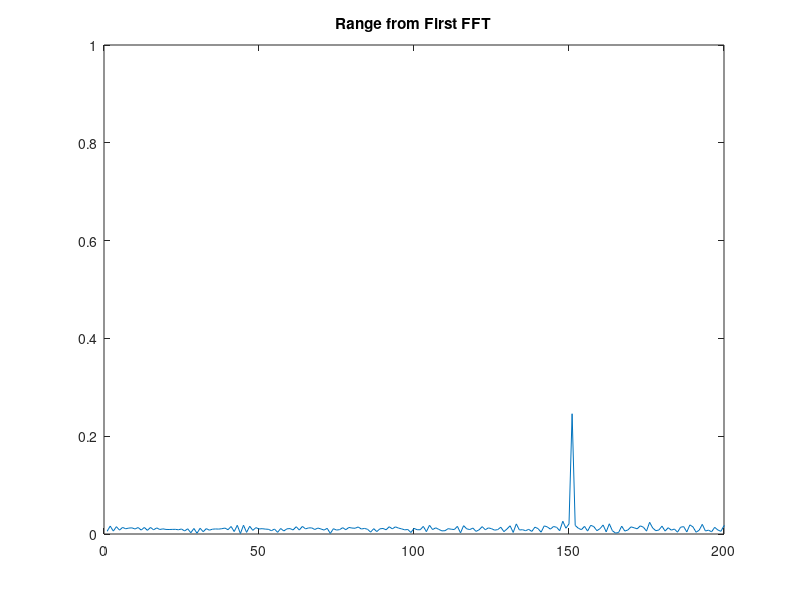
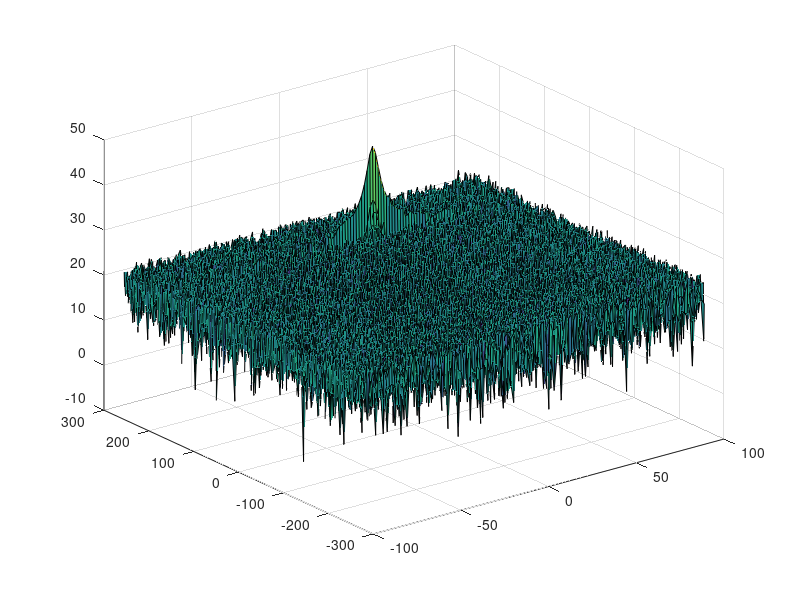

MATLAB code to generate these figures, in order: (Note: this script raises an error after producing the figures.)
clear all
clc;

%% Radar Specifications 
%%%%%%%%%%%%%%%%%%%%%%%%%%%
% Frequency of operation = 77GHz
% Max Range = 200m
% Range Resolution = 1 m
% Max Velocity = 100 m/s
%%%%%%%%%%%%%%%%%%%%%%%%%%%

%speed of light = 3e8
%% User Defined Range and Velocity of target
% *%TODO* :
% define the target's initial position and velocity. Note : Velocity
% remains contant

d_res = 1;
c = 3e8;
r_max = 200;

t_pos = 150; % meters
t_vel = 15; % m/s

%% FMCW Waveform Generation

% *%TODO* :
%Design the FMCW waveform by giving the specs of each of its parameters.
% Calculate the Bandwidth (B), Chirp Time (Tchirp) and Slope (slope) of the FMCW
% chirp using the requirements above.
B = c / (2 * d_res);
Tchirp = 5.5 * 2 * r_max / c;
slope = B / Tchirp;

%Operating carrier frequency of Radar 
fc= 77e9;             %carrier freq

                                                          
%The number of chirps in one sequence. Its ideal to have 2^ value for the ease of running the FFT
%for Doppler Estimation. 
Nd=128;                   % #of doppler cells OR #of sent periods % number of chirps

%The number of samples on each chirp. 
Nr=1024;                  %for length of time OR # of range cells

% Timestamp for running the displacement scenario for every sample on each
% chirp
t=linspace(0,Nd*Tchirp,Nr*Nd); %total time for samples


%Creating the vectors for Tx, Rx and Mix based on the total samples input.
Tx=zeros(1,length(t)); %transmitted signal
Rx=zeros(1,length(t)); %received signal
Mix = zeros(1,length(t)); %beat signal

%Similar vectors for range_covered and time delay.
r_t=zeros(1,length(t));
td=zeros(1,length(t));


%% Signal generation and Moving Target simulation
% Running the radar scenario over the time. 

for i=1:length(t)         
    
    
    % *%TODO* :
    %For each time stamp update the Range of the Target for constant velocity. 
    r_t(i) = t_pos + t_vel * t(i);
    td(i) = 2 * r_t(i) / c; 
    
    % *%TODO* :
    %For each time sample we need update the transmitted and
    %received signal. 
    Tx(i) = cos (2 * pi * (fc * t(i) + slope * (t(i)^2) / 2));
    t_diff = t(i) - td(i);
    Rx(i) = cos (2 * pi * (fc * t_diff + slope * (t_diff^2) / 2));
    
    % *%TODO* :
    %Now by mixing the Transmit and Receive generate the beat signal
    %This is done by element wise matrix multiplication of Transmit and
    %Receiver Signal
    Mix(i) = Tx(i) .* Rx(i);
    
end

%% RANGE MEASUREMENT


 % *%TODO* :
%reshape the vector into Nr*Nd array. Nr and Nd here would also define the size of
%Range and Doppler FFT respectively.
signal = reshape(Mix, Nr, Nd);

 % *%TODO* :
%run the FFT on the beat signal along the range bins dimension (Nr) and
%normalize.
sig_fft = fft(signal, Nr);
sig_fft = sig_fft / Nr;

 % *%TODO* :
% Take the absolute value of FFT output
sig_fft = abs(sig_fft);

 % *%TODO* :
% Output of FFT is double sided signal, but we are interested in only one side of the spectrum.
% Hence we throw out half of the samples.
sig_fft = sig_fft(1:Nr/2 + 1);

%plotting the range
figure ('Name','Range from First FFT')
%subplot(2,1,1)

 % *%TODO* :
 % plot FFT output 
plot(sig_fft) 
axis ([0 200 0 1]);
title('Range from First FFT')



%% RANGE DOPPLER RESPONSE
% The 2D FFT implementation is already provided here. This will run a 2DFFT
% on the mixed signal (beat signal) output and generate a range doppler
% map.You will implement CFAR on the generated RDM


% Range Doppler Map Generation.

% The output of the 2D FFT is an image that has reponse in the range and
% doppler FFT bins. So, it is important to convert the axis from bin sizes
% to range and doppler based on their Max values.

Mix=reshape(Mix,[Nr,Nd]);

% 2D FFT using the FFT size for both dimensions.
sig_fft2 = fft2(Mix,Nr,Nd);

% Taking just one side of signal from Range dimension.
sig_fft2 = sig_fft2(1:Nr/2,1:Nd);
sig_fft2 = fftshift (sig_fft2);
RDM = abs(sig_fft2);
RDM = 10*log10(RDM) ;

%use the surf function to plot the output of 2DFFT and to show axis in both
%dimensions
doppler_axis = linspace(-100,100,Nd);
range_axis = linspace(-200,200,Nr/2)*((Nr/2)/400);
figure,surf(doppler_axis,range_axis,RDM);

%% CFAR implementation

%Slide Window through the complete Range Doppler Map

% *%TODO* :
%Select the number of Training Cells in both the dimensions.
Tr = 10;
Td = 8;

% *%TODO* :
%Select the number of Guard Cells in both dimensions around the Cell under 
%test (CUT) for accurate estimation
Gr = 8;
Gd = 4; 

% *%TODO* :
% offset the threshold by SNR value in dB
offset = 10;

% *%TODO* :
%Create a vector to store noise_level for each iteration on training cells
noise_level = zeros(1,1);


% *%TODO* :
%design a loop such that it slides the CUT across range doppler map by
%giving margins at the edges for Training and Guard Cells.
%For every iteration sum the signal level within all the training
%cells. To sum convert the value from logarithmic to linear using db2pow
%function. Average the summed values for all of the training
%cells used. After averaging convert it back to logarithimic using pow2db.
%Further add the offset to it to determine the threshold. Next, compare the
%signal under CUT with this threshold. If the CUT level > threshold assign
%it a value of 1, else equate it to 0.
   % Use RDM[x,y] as the matrix from the output of 2D FFT for implementing
   % CFAR
   
signal_cfar = zeros(size(RDM));
threshold_cfar = zeros(size(RDM));
rdm_rows = size(RDM, 1);
rdm_cols = size(RDM, 2);
total_train_cells = (2 * (Tr + Gr) + 1) * (2 * (Td + Gd) + 1) - (2 * Gd + 1) * ( 2 * Gd + 1);

for i = Tr + Gr + 1:(rdm_rows - (Tr + Gr))
    for j=Td + Gd + 1:(rdm_cols - (Td + Gd))
        
        iitg = i - (Tr + Gr) : i + (Tr + Gr);
        jjtg = j - (Td + Gd) : j + (Td + Gd);
        nl_tg = sum(db2pow(RDM(iitg, jjtg)), 'all');
        
        iig = i - Gr : i + Gr;
        jjg = j - Gd : j + Gd;
        nl_g = sum(db2pow(RDM(iig, jjg)), 'all');
        
        noise_level = nl_tg - nl_g;
        threshold = pow2db(noise_level / total_train_cells);
        threshold = threshold + offset;
        threshold_cfar(i,j) = threshold;
        
        if (RDM(i,j) > threshold)
            signal_cfar(i,j) = 1;
        else
            % initializing the martix with zeros so this is not required
            % signal_cfar(i,j) = 0;
        end
        
    end
end



% *%TODO* :
% The process above will generate a thresholded block, which is smaller 
%than the Range Doppler Map as the CUT cannot be located at the edges of
%matrix. Hence,few cells will not be thresholded. To keep the map size same
% set those values to 0. 
 



% initializing the martix with zeros so this is not required




% *%TODO* :
%display the CFAR output using the Surf function like we did for Range
%Doppler Response output.
figure,surf(doppler_axis,range_axis,signal_cfar);
title('CFAR output')
colorbar;


 
 
